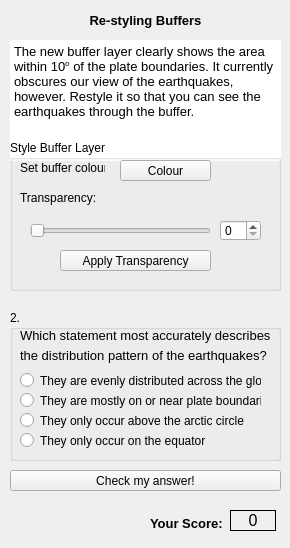
  <widget class="QWizardPage" name="wizardPage6">
   <widget class="QTextBrowser" name="textBrowser_5">
    <property name="geometry">
     <rect>
      <x>10</x>
      <y>40</y>
      <width>271</width>
      <height>121</height>
     </rect>
    </property>
    <property name="frameShape">
     <enum>QFrame::NoFrame</enum>
    </property>
    <property name="frameShadow">
     <enum>QFrame::Plain</enum>
    </property>
    <property name="html">
     <string>&lt;!DOCTYPE HTML PUBLIC &quot;-//W3C//DTD HTML 4.0//EN&quot; &quot;http://www.w3.org/TR/REC-html40/strict.dtd&quot;&gt;
&lt;html&gt;&lt;head&gt;&lt;meta name=&quot;qrichtext&quot; content=&quot;1&quot; /&gt;&lt;style type=&quot;text/css&quot;&gt;
p, li { white-space: pre-wrap; }
&lt;/style&gt;&lt;/head&gt;&lt;body style=&quot; font-family:'MS Shell Dlg 2'; font-size:8.25pt; font-weight:400; font-style:normal;&quot;&gt;
&lt;p style=&quot; margin-top:0px; margin-bottom:0px; margin-left:0px; margin-right:0px; -qt-block-indent:0; text-indent:0px;&quot;&gt;&lt;span style=&quot; font-size:10pt;&quot;&gt;The new buffer layer clearly shows the area within 10&lt;/span&gt;&lt;span style=&quot; font-size:10pt; vertical-align:super;&quot;&gt;o&lt;/span&gt;&lt;span style=&quot; font-size:10pt;&quot;&gt; of the plate boundaries. It currently obscures our view of the earthquakes, however. Restyle it so that you can see the earthquakes through the buffer.&lt;/span&gt;&lt;/p&gt;&lt;/body&gt;&lt;/html&gt;</string>
    </property>
   </widget>
   <widget class="QLabel" name="label_26">
    <property name="geometry">
     <rect>
      <x>70</x>
      <y>10</y>
      <width>151</width>
      <height>21</height>
     </rect>
    </property>
    <property name="font">
     <font>
      <pointsize>10</pointsize>
      <weight>75</weight>
      <bold>true</bold>
     </font>
    </property>
    <property name="text">
     <string>Re-styling Buffers</string>
    </property>
    <property name="alignment">
     <set>Qt::AlignCenter</set>
    </property>
   </widget>
   <widget class="QLabel" name="label_27">
    <property name="geometry">
     <rect>
      <x>150</x>
      <y>508</y>
      <width>81</width>
      <height>31</height>
     </rect>
    </property>
    <property name="font">
     <font>
      <pointsize>10</pointsize>
      <weight>75</weight>
      <bold>true</bold>
     </font>
    </property>
    <property name="text">
     <string>Your Score:</string>
    </property>
   </widget>
   <widget class="QLabel" name="Score_label_5">
    <property name="geometry">
     <rect>
      <x>230</x>
      <y>510</y>
      <width>46</width>
      <height>21</height>
     </rect>
    </property>
    <property name="font">
     <font>
      <pointsize>12</pointsize>
     </font>
    </property>
    <property name="frameShape">
     <enum>QFrame::Panel</enum>
    </property>
    <property name="text">
     <string>0</string>
    </property>
    <property name="alignment">
     <set>Qt::AlignCenter</set>
    </property>
   </widget>
   <widget class="QGroupBox" name="groupBox_5">
    <property name="geometry">
     <rect>
      <x>10</x>
      <y>140</y>
      <width>271</width>
      <height>151</height>
     </rect>
    </property>
    <property name="title">
     <string>Style Buffer Layer</string>
    </property>
    <widget class="QPushButton" name="transparencyButton">
     <property name="geometry">
      <rect>
       <x>50</x>
       <y>110</y>
       <width>151</width>
       <height>21</height>
      </rect>
     </property>
     <property name="text">
      <string>Apply Transparency</string>
     </property>
    </widget>
    <widget class="QPushButton" name="bufferColourButton">
     <property name="geometry">
      <rect>
       <x>110</x>
       <y>20</y>
       <width>91</width>
       <height>21</height>
      </rect>
     </property>
     <property name="text">
      <string>Colour</string>
     </property>
    </widget>
    <widget class="QSlider" name="alphaSlider">
     <property name="geometry">
      <rect>
       <x>20</x>
       <y>80</y>
       <width>181</width>
       <height>21</height>
      </rect>
     </property>
     <property name="orientation">
      <enum>Qt::Horizontal</enum>
     </property>
    </widget>
    <widget class="QLabel" name="label_29">
     <property name="geometry">
      <rect>
       <x>10</x>
       <y>20</y>
       <width>85</width>
       <height>16</height>
      </rect>
     </property>
     <property name="text">
      <string>Set buffer colour:</string>
     </property>
    </widget>
    <widget class="QSpinBox" name="alphaSpinBox">
     <property name="geometry">
      <rect>
       <x>210</x>
       <y>80</y>
       <width>41</width>
       <height>21</height>
      </rect>
     </property>
    </widget>
    <widget class="QLabel" name="label_30">
     <property name="geometry">
      <rect>
       <x>10</x>
       <y>50</y>
       <width>85</width>
       <height>16</height>
      </rect>
     </property>
     <property name="text">
      <string>Transparency:</string>
     </property>
    </widget>
   </widget>
   <widget class="QGroupBox" name="groupBox_6">
    <property name="geometry">
     <rect>
      <x>10</x>
      <y>310</y>
      <width>271</width>
      <height>151</height>
     </rect>
    </property>
    <property name="title">
     <string>2.</string>
    </property>
    <widget class="QRadioButton" name="arcticCircle">
     <property name="geometry">
      <rect>
       <x>10</x>
       <y>100</y>
       <width>231</width>
       <height>21</height>
      </rect>
     </property>
     <property name="text">
      <string>They only occur above the arctic circle</string>
     </property>
    </widget>
    <widget class="QRadioButton" name="plates">
     <property name="geometry">
      <rect>
       <x>10</x>
       <y>80</y>
       <width>241</width>
       <height>21</height>
      </rect>
     </property>
     <property name="text">
      <string>They are mostly on or near plate boundaries</string>
     </property>
    </widget>
    <widget class="QRadioButton" name="equator">
     <property name="geometry">
      <rect>
       <x>10</x>
       <y>120</y>
       <width>221</width>
       <height>21</height>
      </rect>
     </property>
     <property name="text">
      <string>They only occur on the equator</string>
     </property>
    </widget>
    <widget class="QLabel" name="label_28">
     <property name="geometry">
      <rect>
       <x>10</x>
       <y>10</y>
       <width>261</width>
       <height>31</height>
      </rect>
     </property>
     <property name="font">
      <font>
       <pointsize>10</pointsize>
      </font>
     </property>
     <property name="text">
      <string>Which statement most accurately describes </string>
     </property>
    </widget>
    <widget class="QRadioButton" name="even">
     <property name="geometry">
      <rect>
       <x>10</x>
       <y>60</y>
       <width>241</width>
       <height>21</height>
      </rect>
     </property>
     <property name="text">
      <string>They are evenly distributed across the globe</string>
     </property>
    </widget>
    <widget class="QLabel" name="label_31">
     <property name="geometry">
      <rect>
       <x>10</x>
       <y>30</y>
       <width>261</width>
       <height>31</height>
      </rect>
     </property>
     <property name="font">
      <font>
       <pointsize>10</pointsize>
      </font>
     </property>
     <property name="text">
      <string>the distribution pattern of the earthquakes?</string>
     </property>
    </widget>
   </widget>
   <widget class="QPushButton" name="checkAnswersDist">
    <property name="geometry">
     <rect>
      <x>10</x>
      <y>470</y>
      <width>271</width>
      <height>21</height>
     </rect>
    </property>
    <property name="text">
     <string>Check my answer!</string>
    </property>
   </widget>
  </widget>
